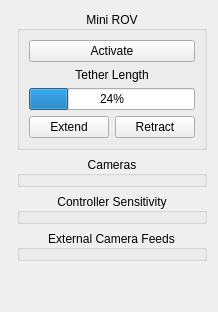
                  <widget class="QWidget" name="page_3">
                   <layout class="QGridLayout" name="gridLayout_35">
                    <item row="4" column="1">
                     <spacer name="verticalSpacer_2">
                      <property name="orientation">
                       <enum>Qt::Vertical</enum>
                      </property>
                      <property name="sizeHint" stdset="0">
                       <size>
                        <width>20</width>
                        <height>40</height>
                       </size>
                      </property>
                     </spacer>
                    </item>
                    <item row="1" column="1">
                     <widget class="QGroupBox" name="digital_camera_control">
                      <property name="title">
                       <string>Cameras</string>
                      </property>
                      <property name="alignment">
                       <set>Qt::AlignCenter</set>
                      </property>
                     </widget>
                    </item>
                    <item row="0" column="0">
                     <widget class="QWidget" name="widget_2" native="true">
                      <property name="sizePolicy">
                       <sizepolicy hsizetype="Minimum" vsizetype="Preferred">
                        <horstretch>0</horstretch>
                        <verstretch>0</verstretch>
                       </sizepolicy>
                      </property>
                      <property name="maximumSize">
                       <size>
                        <width>0</width>
                        <height>16777215</height>
                       </size>
                      </property>
                     </widget>
                    </item>
                    <item row="3" column="1">
                     <widget class="QGroupBox" name="analog_camera_control">
                      <property name="title">
                       <string>External Camera Feeds</string>
                      </property>
                      <property name="alignment">
                       <set>Qt::AlignCenter</set>
                      </property>
                     </widget>
                    </item>
                    <item row="2" column="1">
                     <widget class="QGroupBox" name="controller_control">
                      <property name="title">
                       <string>Controller Sensitivity</string>
                      </property>
                      <property name="alignment">
                       <set>Qt::AlignCenter</set>
                      </property>
                     </widget>
                    </item>
                    <item row="0" column="1">
                     <widget class="QGroupBox" name="group_box_minirov">
                      <property name="title">
                       <string>Mini ROV</string>
                      </property>
                      <property name="alignment">
                       <set>Qt::AlignCenter</set>
                      </property>
                      <layout class="QGridLayout" name="gridLayout_3">
                       <item row="0" column="0">
                        <widget class="QPushButton" name="pushButton_18">
                         <property name="text">
                          <string>Activate</string>
                         </property>
                        </widget>
                       </item>
                       <item row="1" column="0">
                        <widget class="QLabel" name="label_2">
                         <property name="text">
                          <string>Tether Length</string>
                         </property>
                         <property name="alignment">
                          <set>Qt::AlignCenter</set>
                         </property>
                        </widget>
                       </item>
                       <item row="2" column="0">
                        <widget class="QProgressBar" name="progressBar">
                         <property name="value">
                          <number>24</number>
                         </property>
                        </widget>
                       </item>
                       <item row="3" column="0">
                        <layout class="QHBoxLayout" name="horizontalLayout_6">
                         <item>
                          <widget class="QPushButton" name="pushButton_19">
                           <property name="text">
                            <string>Extend</string>
                           </property>
                          </widget>
                         </item>
                         <item>
                          <widget class="QPushButton" name="pushButton_24">
                           <property name="text">
                            <string>Retract</string>
                           </property>
                          </widget>
                         </item>
                        </layout>
                       </item>
                      </layout>
                     </widget>
                    </item>
                   </layout>
                  </widget>
